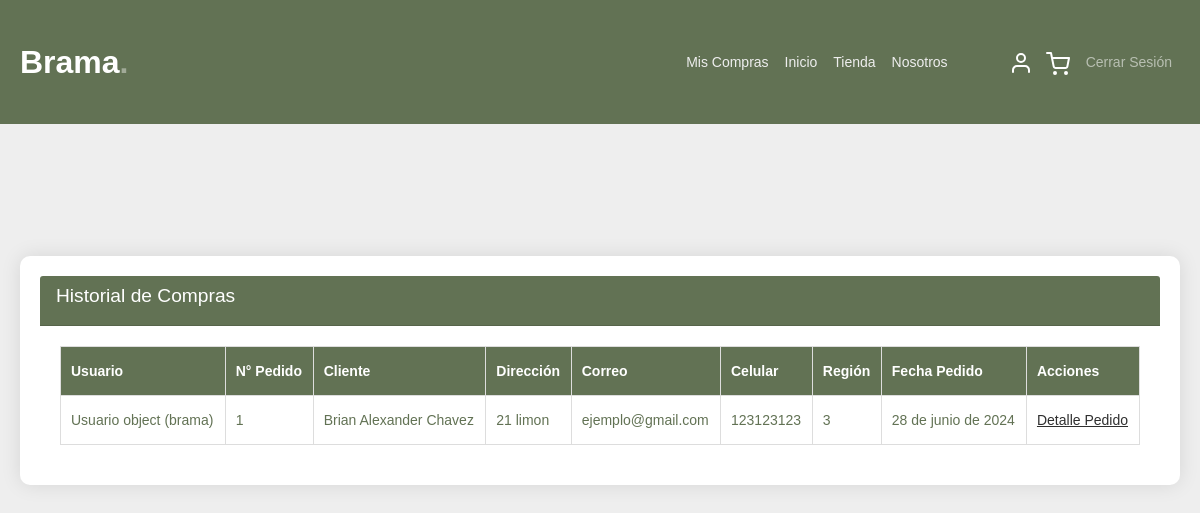
The page /miscompras/ (signed in) on the database its author committed.
### aplicacion/models.py (models this page shows, shortened)
class Pedido(models.Model):
    usuario = models.ForeignKey(Usuario, on_delete=models.PROTECT)
    id = models.AutoField(primary_key=True)
    nombre_cliente = models.CharField(max_length=100)
    direccion = models.CharField(max_length=200)
    correo = models.EmailField()
    celular = models.CharField(max_length=20)
    region = models.CharField(max_length=25, choices=REGIONES, default='CONCEPCION')
    fecha_pedido = models.DateField(auto_now_add=True)
    boleta = models.CharField(max_length=15, choices=[
        ('sin_boleta', 'Sin boleta'),
        ('con_boleta', 'Con boleta'),
    ])
    estado = models.CharField(max_length=20, choices=[
        ('cancelado', 'Cancelado'),
        ('en_proceso', 'En Proceso'),
        ('finalizado', 'Finalizado'),
    ], default='en_proceso')
    adicional = models.TextField(blank=True, null=True)  # Añadimos el campo adicional

class Usuario (models.Model):
    nombusuario = models.CharField(primary_key=True, max_length=20, null=False)
    pwd = models.CharField(max_length=20, null=False)

### aplicacion/views.py (the view)
# urls.py: path('miscompras/', miscompras, name='miscompras'),
@login_required
def miscompras(request):
    user = request.user
    usr = get_object_or_404(Usuario, nombusuario=user)
    pedidos = Pedido.objects.filter(usuario_id=usr)
    datos = {
        'pedidos': pedidos,
        'detallepedido': detallepedido,
    }
    return render(request, "aplicacion/miscompras.html", datos)

### aplicacion/templates/aplicacion/miscompras.html (shortened to what this page needs)
{% load static %}
<!DOCTYPE html>
<html lang="es">
<head>
    <link href="{% static 'aplicacion/css/bootstrap.min.css' %}" rel="stylesheet">
    <link rel="stylesheet" href="https://cdnjs.cloudflare.com/ajax/libs/font-awesome/6.0.0-beta3/css/all.min.css">
    <link href="{% static 'aplicacion/css/tiny-slider.css' %}" rel="stylesheet">
    <link href="{% static 'aplicacion/css/style.css' %}" rel="stylesheet">
    <link href="{% static 'aplicacion/css/stylemiscompras.css' %}" rel="stylesheet">
</head>
<body>
<nav class="custom-navbar navbar navbar-expand-md navbar-dark bg-dark" aria-label="Furni navigation bar">
    <div class="container">
        <a class="navbar-brand" href="{% url 'index' %}">Brama<span>.</span></a>
        <div class="collapse navbar-collapse" id="navbarsFurni">
            <ul class="navbar-nav ms-auto mb-2 mb-md-0">
                <li class="nav-item">
                    <a class="nav-link" href="{% url 'miscompras' %}" style="color: #EEEEEE;">Mis Compras</a>
                </li>
                <li class="nav-item">
                    <a class="nav-link" href="{% url 'index' %}" style="color: #EEEEEE;">Inicio</a>
                </li>
                <li class="nav-item">
                    <a class="nav-link" href="{% url 'shop' %}" style="color: #EEEEEE;">Tienda</a>
                </li>
                <li class="nav-item">
                    <a class="nav-link" href="{% url 'about' %}" style="color: #EEEEEE;">Nosotros</a>
                </li>
            </ul>
            <ul class="navbar-nav mb-2 mb-md-0 ms-5">
                <li class="nav-item">
                    <a class="nav-link" href="{% url "login" %}"><img src="{% static "aplicacion/img/user.svg" %}"></a>
                </li>
                <li class="nav-item">
                    <a class="nav-link" href="{% url "cart" %}"><img src="{% static "aplicacion/img/cart.svg" %}"></a>
                </li>
                <li><a class="nav-link" href="{% url 'salir' %}">Cerrar Sesión</a></li>
            </ul>
        </div>
    </div>
</nav>
<div class="untree_co-section product-section before-footer-section">
    <div class="container">
        <div class="row">
            <div class="col-lg-12">
                <div class="card">
                    <div class="card-header">
                        <h2 class="card-title">Historial de Compras</h2>
                    </div>
                    <div class="card-body">
                        <table class="product-table">
                            <thead>
                                <tr>
                                    <th>Usuario</th>
                                    <th>N° Pedido</th>
                                    <th>Cliente</th>
                                    <th>Dirección</th>
                                    <th>Correo</th>
                                    <th>Celular</th>
                                    <th>Región</th>
                                    <th>Fecha Pedido</th>
                                    <th>Acciones</th>
                                </tr>
                            </thead>
                            <tbody>
                                {% for pedido in pedidos %}
                                <tr>
                                    <td>{{ pedido.usuario }}</td>
                                    <td>{{ pedido.id }}</td>
                                    <td>{{ pedido.nombre_cliente }}</td>
                                    <td>{{ pedido.direccion }}</td>
                                    <td>{{ pedido.correo }}</td>
                                    <td>{{ pedido.celular }}</td>
                                    <td>{{ pedido.region }}</td>
                                    <td>{{ pedido.fecha_pedido }}</td>
                                    <td><a href="{% url 'detallepedido' pedido.id %}">Detalle Pedido</a></td>
                                </tr>
                                {% endfor %}
                            </tbody>
                        </table>
                    </div>
                </div>
            </div>
        </div>
    </div>
</div>
</body>
</html>

### aplicacion/static/aplicacion/css/style.css (style rules this page uses)
body { overflow-x: hidden; position: relative; }
body { font-family: "Inter", sans-serif; font-weight: 400; line-height: 28px; color: #6a6a6a; font-size: 14px; background-color: #eff2f1; }
a { text-decoration: none; -webkit-transition: .3s all ease; -o-transition: .3s all ease; transition: .3s all ease; color: #2f2f2f; text-decoration: underline; }
.custom-navbar { background: #627254 !important; padding-top: 20px; padding-bottom: 20px; }
.custom-navbar .navbar-brand { font-size: 32px; font-weight: 600; }
.custom-navbar .navbar-brand > span { opacity: .4; }
.product-section { padding: 7rem 0; }
.before-footer-section { padding: 7rem 0 12rem 0 !important; }
.untree_co-section { padding: 7rem 0; }
:root { --dark-green: #627254; --light-green: #76885B; --gray: #DDDDDD; --light-gray: #EEEEEE; }
body { background-color: var(--light-gray); color: var(--dark-green); }
body { font-family: 'Roboto', sans-serif; background-color: #EEEEEE; }
.card { background-color: #FFFFFF; box-shadow: 0 4px 8px rgba(0,0,0,0.1); border-radius: 8px; padding: 20px; transition: transform 0.3s ease; }

### aplicacion/static/aplicacion/css/stylemiscompras.css (style rules this page uses)
body { font-family: Arial, sans-serif; background-color: #EEEEEE; }
.container { max-width: 1200px; margin: auto; padding: 20px; }
.card { border: none; border-radius: 10px; box-shadow: 0 0 20px rgba(0, 0, 0, 0.1); margin-bottom: 20px; background-color: #FFFFFF; }
.card-header { background-color: #627254; color: #FFFFFF; }
.card-body { padding: 20px; }
.card-title { font-size: 1.2rem; margin-bottom: 10px; }
.product-table { width: 100%; border-collapse: collapse; }
.product-table th, .product-table td { padding: 10px; border: 1px solid #DDDDDD; }
.product-table th { background-color: #627254; color: #FFFFFF; }
.product-table td { text-align: left; }

### rows shown on the page
Pedido: usuario "Usuario object (brama)", id "1", nombre_cliente "Brian Alexander Chavez", direccion "21 limon", correo "ejemplo@gmail.com", celular "123123123", region "3", fecha_pedido "28 de junio de 2024"
